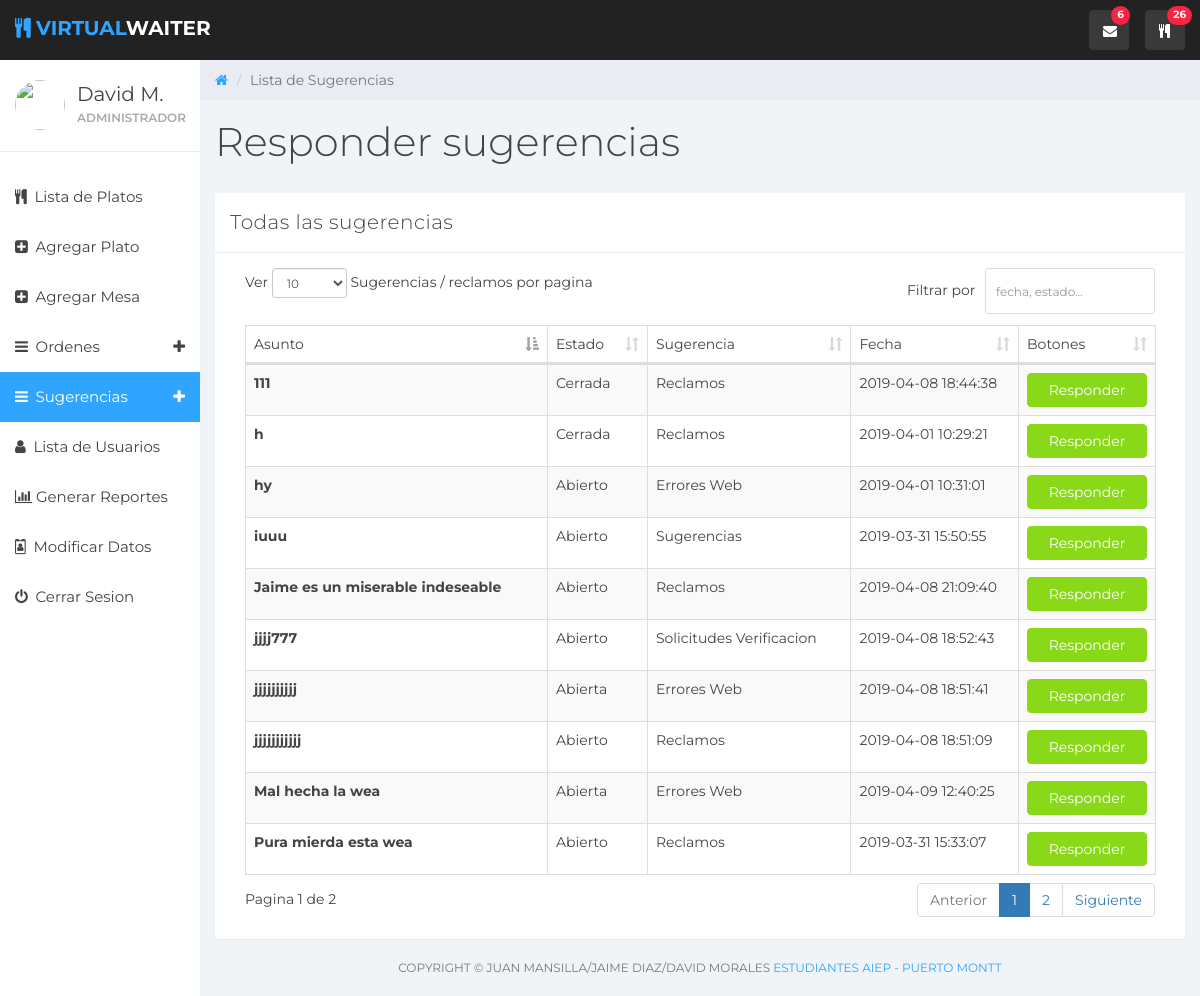
Screenshot of /sugerencias_totales.php (signed in) with the database file from the repository.
### tables this page shows
CREATE TABLE `sugerencia` (
  `id` int(11) NOT NULL,
  `usuario` int(11) NOT NULL,
  `asunto` varchar(100) NOT NULL,
  `descripcion` varchar(3000) NOT NULL,
  `estado` varchar(8) NOT NULL DEFAULT 'Abierto',
  `tipo` varchar(30) NOT NULL DEFAULT 'Others',
  `fecha` datetime NOT NULL DEFAULT CURRENT_TIMESTAMP,
  `disponibilidad` tinyint(4) NOT NULL DEFAULT '0'
);

### sugerencias_totales.php (the view, shortened to what this page needs)
<?php
include 'includes/conectar.php';
	if($_SESSION['adminc']==session_id())
	{
		?>
<!DOCTYPE html>
<html lang="en">
<head>
  <link href="css/bootstrap.min.css" rel="stylesheet">
  <link href="css/font-awesome.min.css" rel="stylesheet">
  <link rel="stylesheet" type="text/css" href="js/datatable/dataTable.bootstrap.min.css">
  <link href="css/styles.css" rel="stylesheet">
</head>
<body>
<?php include('routers/navbar_adm.php');?>
  <div class="col-sm-9 col-sm-offset-3 col-lg-10 col-lg-offset-2 main">
    <div class="row">
      <ol class="breadcrumb">
        <li><a href="#">
          <em class="fa fa-home"></em>
        </a></li>
        <li class="active">Lista de Sugerencias</li>
      </ol>
    </div>
    <div class="row">
      <div class="col-lg-12">
        <h1 class="page-header">Responder sugerencias</h1>
      </div>
    </div>
    <div class="row">
      <div class="col-lg-12">
        <div class="panel panel-default">
          <div class="panel-heading">Todas las sugerencias</div>
          <div class="panel-body">
          <div class="col-md-12">
      <table id="myTable" class="table table-bordered table-striped">
              <thead>
      <tr>
        <td>Asunto</td>
        <td>Estado</td>
        <td>Sugerencia</td>
        <td>Fecha</td>
        <td>Botones</td>
      </tr>
      </thead>
      <tbody>
          <?php
                  $est = "";
                  $id = "";
                  if(isset($_GET['id'])){
                    $id = $_GET['id'];
                  }else{
                    $id = '%';
                  }
                  if ($est != "") {
                    $sql = mysqli_query($con, "SELECT * FROM sugerencia WHERE estado LIKE '$est';");
                  }else if ($id != "") {
                    $sql = mysqli_query($con, "SELECT * FROM sugerencia WHERE id LIKE '$id';");
                  }
                  while($row = mysqli_fetch_array($sql)){
                  echo'
      <tr>
          <td>
            <label for="">'.$row['asunto'].'</label>
          </td>
          <td>
            '.$row['estado'].'
          </td>
          <td>
            <span class="task-cat grey darken-3">'.$row['tipo'].'</span>
          </td>
          <td>
            <span>'.$row['fecha'].'</span>
          </td>
          <td>
          <a href="ver_sugerencias_adm.php?id='.$row['id'].'" class="btn btn-md btn-success col-md-12"></span> Responder</a></a>
          </td>
      </tr>
';}
                  ?>
      </tbody>
      </table>
          </div>
        </div>
      </div>
    </div>
  </div>
  <div class="col-sm-12">
      <p class="back-link">Copyright © Juan Mansilla/Jaime Diaz/David Morales <a href="https://www.aiep.cl">Estudiantes AIEP - Puerto Montt</a></p>
  </div>
</body>
</html>
<?php
	}
?>

### css/styles.css (style rules this page uses)
body { background: #f1f4f7; padding-top: 60px; font-size: 14px; color: #444444; font-family: "Montserrat", "Helvetica Neue", Helvetica, Arial, sans-serif; }
p { color: #777; }
h1, h2, h3, h4, h5, h6 { color: #444444; }
h1 { font-weight: 300; font-size: 40px; }
.btn-success, .btn-success:hover, .btn-success:focus, .btn-success:active, .btn-success.active, .open > .dropdown-toggle.btn-success, .btn-success.disabled, .btn-success[disabled], fieldset[disabled] .btn-success, .btn-success.disabled:hover, .btn-success[disabled]:hover, fieldset[disabled] .btn-success:hover, .btn-success.disabled:focus, .btn-success[disabled]:focus, fieldset[disabled] .btn-success:focus, .btn-success.disabled:active, .btn-success[disabled]:active, fieldset[disabled] .btn-success:active, .btn-success.disabled.active, .btn-success[disabled].active, fieldset[disabled] .btn-success.active { background-color: #8ad919; border-color: #8ad919; }
.panel { border: 0; }
.panel-heading { font-size: 20px; font-weight: 300; letter-spacing: 0.025em; height: 60px; line-height: 38px; }
.panel-default .panel-heading { background: #fff; border-bottom: 1px solid #e9ecf2; color: #444444; }
.breadcrumb { border-radius: 0; padding: 10px 15px 10px 15px; background: #e9ecf2; margin: 0; }
h1.page-header { margin-top: 20px; border-bottom: 0; }
.table { background: #fff; }
p.back-link { text-align: center; margin-bottom: 20px; font-size: 12px; text-transform: uppercase; }

### rows the page displays
sugerencia: asunto "Pura mierda esta wea", estado "Abierto", tipo "Reclamos", fecha "2019-03-31 15:33:07"
sugerencia: asunto "iuuu", estado "Abierto", tipo "Sugerencias", fecha "2019-03-31 15:50:55"
sugerencia: asunto "h", estado "Cerrada", tipo "Reclamos", fecha "2019-04-01 10:29:21"
sugerencia: asunto "hy", estado "Abierto", tipo "Errores Web", fecha "2019-04-01 10:31:01"
sugerencia: asunto "111", estado "Cerrada", tipo "Reclamos", fecha "2019-04-08 18:44:38"
sugerencia: asunto "jjjjjjjjjjj", estado "Abierto", tipo "Reclamos", fecha "2019-04-08 18:51:09"
sugerencia: asunto "jjjjjjjjjj", estado "Abierta", tipo "Errores Web", fecha "2019-04-08 18:51:41"
sugerencia: asunto "jjjj777", estado "Abierto", tipo "Solicitudes Verificacion", fecha "2019-04-08 18:52:43"
sugerencia: asunto "Jaime es un miserable indeseable", estado "Abierto", tipo "Reclamos", fecha "2019-04-08 21:09:40"
sugerencia: asunto "Mal hecha la wea", estado "Abierta", tipo "Errores Web", fecha "2019-04-09 12:40:25"

### other values shown
$row[0] "6"
$row[0] "26"
$nom "David M."
$tip "ADMINISTRADOR"
